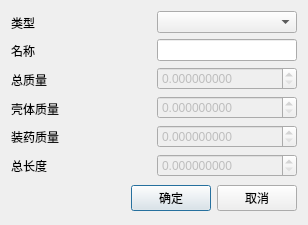
<?xml version="1.0" encoding="UTF-8"?>
<ui version="4.0">
 <class>ModelProperty</class>
 <widget class="QDialog" name="ModelProperty">
  <property name="geometry">
   <rect>
    <x>0</x>
    <y>0</y>
    <width>308</width>
    <height>217</height>
   </rect>
  </property>
  <property name="windowTitle">
   <string>模型属性</string>
  </property>
  <layout class="QVBoxLayout" name="verticalLayout_3">
   <item>
    <layout class="QHBoxLayout" name="horizontalLayout">
     <item>
      <layout class="QVBoxLayout" name="verticalLayout_2">
       <item>
        <widget class="QLabel" name="label">
         <property name="text">
          <string>类型</string>
         </property>
        </widget>
       </item>
       <item>
        <widget class="QLabel" name="label_2">
         <property name="text">
          <string>名称</string>
         </property>
        </widget>
       </item>
       <item>
        <widget class="QLabel" name="label_3">
         <property name="text">
          <string>总质量</string>
         </property>
        </widget>
       </item>
       <item>
        <widget class="QLabel" name="label_4">
         <property name="text">
          <string>壳体质量</string>
         </property>
        </widget>
       </item>
       <item>
        <widget class="QLabel" name="label_5">
         <property name="text">
          <string>装药质量</string>
         </property>
        </widget>
       </item>
       <item>
        <widget class="QLabel" name="label_6">
         <property name="text">
          <string>总长度</string>
         </property>
        </widget>
       </item>
      </layout>
     </item>
     <item>
      <layout class="QVBoxLayout" name="verticalLayout">
       <item>
        <widget class="QComboBox" name="comboBox_type">
         <property name="sizePolicy">
          <sizepolicy hsizetype="Preferred" vsizetype="Fixed">
           <horstretch>0</horstretch>
           <verstretch>0</verstretch>
          </sizepolicy>
         </property>
        </widget>
       </item>
       <item>
        <widget class="QLineEdit" name="lineEdit_name">
         <property name="sizePolicy">
          <sizepolicy hsizetype="Preferred" vsizetype="Fixed">
           <horstretch>0</horstretch>
           <verstretch>0</verstretch>
          </sizepolicy>
         </property>
        </widget>
       </item>
       <item>
        <widget class="QDoubleSpinBox" name="doubleSpinBox_mass">
         <property name="enabled">
          <bool>false</bool>
         </property>
         <property name="sizePolicy">
          <sizepolicy hsizetype="Preferred" vsizetype="Fixed">
           <horstretch>0</horstretch>
           <verstretch>0</verstretch>
          </sizepolicy>
         </property>
         <property name="decimals">
          <number>9</number>
         </property>
         <property name="maximum">
          <double>1000000000000000013287555072.000000000000000</double>
         </property>
        </widget>
       </item>
       <item>
        <widget class="QDoubleSpinBox" name="doubleSpinBox_shell_mass">
         <property name="enabled">
          <bool>false</bool>
         </property>
         <property name="sizePolicy">
          <sizepolicy hsizetype="Preferred" vsizetype="Fixed">
           <horstretch>0</horstretch>
           <verstretch>0</verstretch>
          </sizepolicy>
         </property>
         <property name="decimals">
          <number>9</number>
         </property>
         <property name="maximum">
          <double>1000000000000000013287555072.000000000000000</double>
         </property>
        </widget>
       </item>
       <item>
        <widget class="QDoubleSpinBox" name="doubleSpinBox_charge_mass">
         <property name="enabled">
          <bool>false</bool>
         </property>
         <property name="sizePolicy">
          <sizepolicy hsizetype="Preferred" vsizetype="Fixed">
           <horstretch>0</horstretch>
           <verstretch>0</verstretch>
          </sizepolicy>
         </property>
         <property name="decimals">
          <number>9</number>
         </property>
         <property name="maximum">
          <double>1000000000000000013287555072.000000000000000</double>
         </property>
        </widget>
       </item>
       <item>
        <widget class="QDoubleSpinBox" name="doubleSpinBox_length">
         <property name="enabled">
          <bool>false</bool>
         </property>
         <property name="sizePolicy">
          <sizepolicy hsizetype="Preferred" vsizetype="Fixed">
           <horstretch>0</horstretch>
           <verstretch>0</verstretch>
          </sizepolicy>
         </property>
         <property name="decimals">
          <number>9</number>
         </property>
         <property name="maximum">
          <double>1000000000000000013287555072.000000000000000</double>
         </property>
        </widget>
       </item>
      </layout>
     </item>
    </layout>
   </item>
   <item>
    <layout class="QHBoxLayout">
     <property name="spacing">
      <number>6</number>
     </property>
     <property name="leftMargin">
      <number>0</number>
     </property>
     <property name="topMargin">
      <number>0</number>
     </property>
     <property name="rightMargin">
      <number>0</number>
     </property>
     <property name="bottomMargin">
      <number>0</number>
     </property>
     <item>
      <spacer>
       <property name="orientation">
        <enum>Qt::Horizontal</enum>
       </property>
       <property name="sizeHint" stdset="0">
        <size>
         <width>131</width>
         <height>31</height>
        </size>
       </property>
      </spacer>
     </item>
     <item>
      <widget class="QPushButton" name="okButton">
       <property name="text">
        <string>确定</string>
       </property>
      </widget>
     </item>
     <item>
      <widget class="QPushButton" name="cancelButton">
       <property name="text">
        <string>取消</string>
       </property>
      </widget>
     </item>
    </layout>
   </item>
  </layout>
 </widget>
 <resources/>
 <connections>
  <connection>
   <sender>okButton</sender>
   <signal>clicked()</signal>
   <receiver>ModelProperty</receiver>
   <slot>accept()</slot>
   <hints>
    <hint type="sourcelabel">
     <x>278</x>
     <y>253</y>
    </hint>
    <hint type="destinationlabel">
     <x>96</x>
     <y>254</y>
    </hint>
   </hints>
  </connection>
  <connection>
   <sender>cancelButton</sender>
   <signal>clicked()</signal>
   <receiver>ModelProperty</receiver>
   <slot>reject()</slot>
   <hints>
    <hint type="sourcelabel">
     <x>369</x>
     <y>253</y>
    </hint>
    <hint type="destinationlabel">
     <x>179</x>
     <y>282</y>
    </hint>
   </hints>
  </connection>
 </connections>
</ui>
